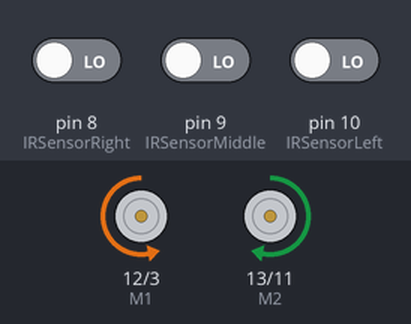
Simulated run of this sketch. Board: Arduino Uno, built with avr-gcc and run on an emulated ATmega328P. Parts: direction and speed pins drawn as motors (green arrow = direction pin HIGH = forward, orange = LOW = backward, longer = more drive). The test bench sets the inputs (shaded band); at power-on: pin 8 (IRSensorRight) LOW, pin 9 (IRSensorMiddle) LOW, pin 10 (IRSensorLeft) LOW.

Above: at 1.2 s.
1.3 s: pin 8 (IRSensorRight) driven HIGH
At 1.7 s:
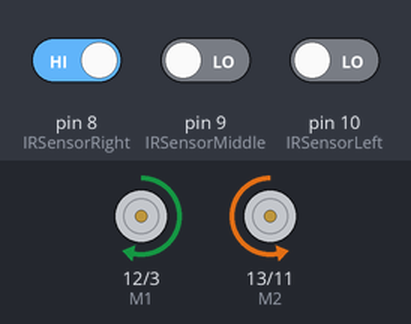
2.8 s: pin 8 (IRSensorRight) driven LOW
At 4.0 s:
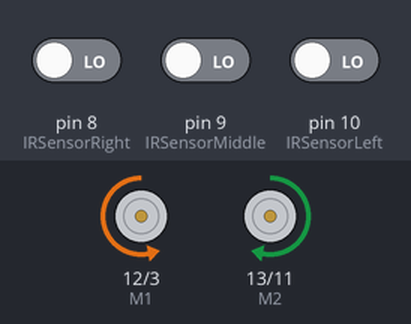
4.3 s: pin 8 (IRSensorRight) driven HIGH and pin 9 (IRSensorMiddle) driven HIGH and pin 10 (IRSensorLeft) driven HIGH
At 5.2 s:
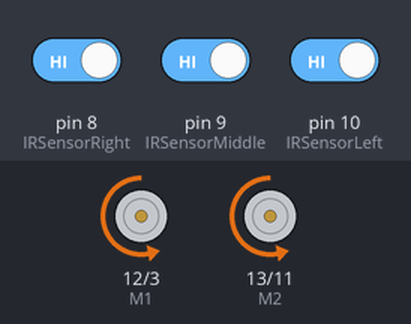
5.8 s: pin 9 (IRSensorMiddle) driven LOW
At 6.4 s:
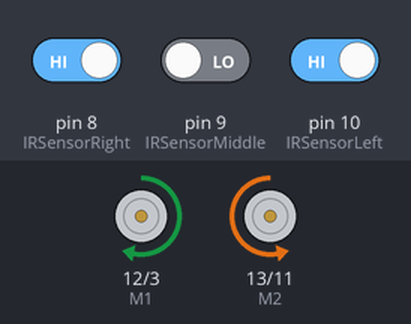
Timing chart, 0 to 8.3 s (numbered marks = the images above; inputs shaded):
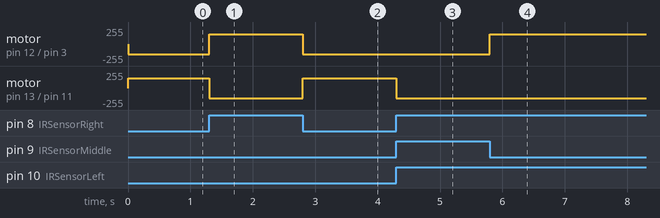

Measured:
- after the input at 1.3 s, motor on pin 12 (M1) / pin 3 (E1): backward 150/255 → forward 150/255 at once; motor on pin 13 (M2) / pin 11 (E2): forward 150/255 → backward 150/255 at once
- after the input at 2.8 s, motor on pin 12 (M1) / pin 3 (E1): forward 150/255 → backward 150/255 at once; motor on pin 13 (M2) / pin 11 (E2): backward 150/255 → forward 150/255 at once
- after the input at 4.3 s, motor on pin 13 (M2) / pin 11 (E2): forward 150/255 → backward 150/255 at once
- after the input at 5.8 s, motor on pin 12 (M1) / pin 3 (E1): backward 150/255 → forward 150/255 at once

The sketch:

obstacleavoid.ino
```cpp
#define IRSensorLeft    10   // left sensor input pin
#define IRSensorMiddle  9  // middle sensor input pin
#define IRSensorRight   8  // right sensor input pin
unsigned char IRSL;        // left sensor status
unsigned char IRSM;        // middle sensor status
unsigned char IRSR;        // right sensor status
#define E1  3
#define E2  11
#define M1  12
#define M2  13
void Sensor_IO_Config()
{
 pinMode(IRSensorLeft,INPUT);
 pinMode(IRSensorMiddle,INPUT);
 pinMode(IRSensorRight,INPUT);
}
void Sensor_Scan(void)
{
 IRSL = digitalRead(IRSensorLeft);
 IRSM = digitalRead(IRSensorMiddle);
 IRSR = digitalRead(IRSensorRight);
}
void M_Control_IO_config(void)// initialization function of motor driver shield IO
{
 pinMode(M1,OUTPUT);
 pinMode(M2,OUTPUT);
 pinMode(E1,OUTPUT);
 pinMode(E2,OUTPUT);
}

void advance(void)     // move forward
{
   digitalWrite(M1,LOW);    // right wheel moves forward
   digitalWrite(M2, LOW);  // left wheel moves forward
   analogWrite(E1,150);
   analogWrite(E2, 150);
}
void turnR(void)        // turn right
{
  digitalWrite(M1,LOW);  // left wheel moves forward
  digitalWrite(M2,HIGH); // right wheel moves backward
  analogWrite(E1,150);
  analogWrite(E2, 150);
}
void turnL(void)        // turn left
{
  digitalWrite(M1,HIGH);   // left wheel moves backwards
  digitalWrite(M2, LOW);   // right wheel moves forward
  analogWrite(E1,150);
  analogWrite(E2, 150);
}
void stop(void)              // stop
{
   digitalWrite(M1,LOW);
   digitalWrite(M2, LOW);
   analogWrite(E1, 0);
   analogWrite(E2, 0);  // both left and right wheels stop
}
void back(void)            // move backward
{
  digitalWrite(M1,HIGH);   // both left and right wheels move forward
  digitalWrite(M2, HIGH);
  analogWrite(E1,150);
  analogWrite(E2, 150);
}

void setup()
{
  Sensor_IO_Config();
  M_Control_IO_config();        // initialization of motor driver shield IO
  stop();
}
unsigned char old_IRSL,old_IRSM,old_IRSR;
void loop()
{
Sensor_Scan();
if(IRSL==1&&IRSM==1&&IRSR==1)advance(); if((IRSL==0&&IRSM==0&&IRSR==1)||(IRSL==0&&IRSM==1&&IRSR==1)||(IRSL==1&&IRSM==0&&IRSR==1))turnL();
if((IRSL==0&&IRSM==0&&IRSR==0)||(IRSL==1&&IRSM==0&&IRSR==0)||(IRSL==1&&IRSM==1&&IRSR==0))turnR();
}
```
